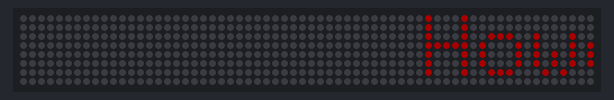
This sketch was run on a simulated Arduino Uno, built with avr-gcc and run on an emulated ATmega328P. Shown: 64×8 RGB LED matrix (first LED top left, wired row by row). Dim RGB values are drawn brighter than linear.

Above: at 1.46 s.
At 5.96 s:
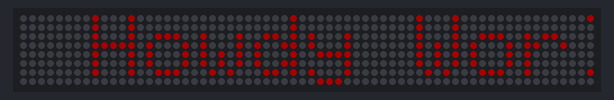
At 10.02 s:
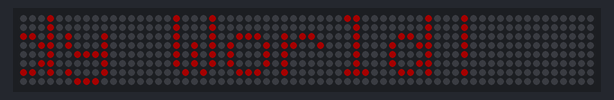
At 18.71 s:
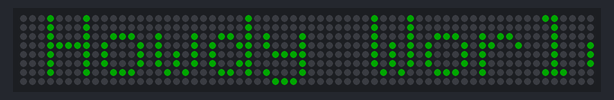
At 27.34 s:
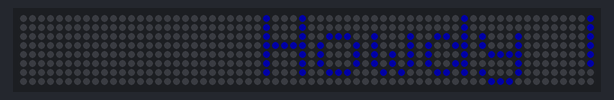
At 35.86 s:
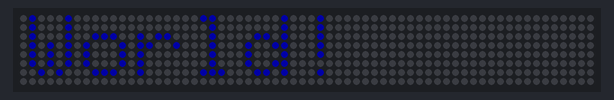

The sketch:

Neopixel_8x32_Display_TileTest.ino
```cpp
// Adafruit_NeoMatrix example for tiled NeoPixel matrices.  Scrolls
// 'Howdy' across three 10x8 NeoPixel grids that were created using
// NeoPixel 60 LEDs per meter flex strip.

#include <Adafruit_GFX.h>
#include <Adafruit_NeoMatrix.h>
#include <Adafruit_NeoPixel.h>
#ifndef PSTR
 #define PSTR // Make Arduino Due happy
#endif

#define PIN 6

// MATRIX DECLARATION:
// Parameter 1 = width of EACH NEOPIXEL MATRIX (not total display)
// Parameter 2 = height of each matrix
// Parameter 3 = number of matrices arranged horizontally
// Parameter 4 = number of matrices arranged vertically
// Parameter 5 = pin number (most are valid)
// Parameter 6 = matrix layout flags, add together as needed:
//   NEO_MATRIX_TOP, NEO_MATRIX_BOTTOM, NEO_MATRIX_LEFT, NEO_MATRIX_RIGHT:
//     Position of the FIRST LED in the FIRST MATRIX; pick two, e.g.
//     NEO_MATRIX_TOP + NEO_MATRIX_LEFT for the top-left corner.
//   NEO_MATRIX_ROWS, NEO_MATRIX_COLUMNS: LEDs WITHIN EACH MATRIX are
//     arranged in horizontal rows or in vertical columns, respectively;
//     pick one or the other.
//   NEO_MATRIX_PROGRESSIVE, NEO_MATRIX_ZIGZAG: all rows/columns WITHIN
//     EACH MATRIX proceed in the same order, or alternate lines reverse
//     direction; pick one.
//   NEO_TILE_TOP, NEO_TILE_BOTTOM, NEO_TILE_LEFT, NEO_TILE_RIGHT:
//     Position of the FIRST MATRIX (tile) in the OVERALL DISPLAY; pick
//     two, e.g. NEO_TILE_TOP + NEO_TILE_LEFT for the top-left corner.
//   NEO_TILE_ROWS, NEO_TILE_COLUMNS: the matrices in the OVERALL DISPLAY
//     are arranged in horizontal rows or in vertical columns, respectively;
//     pick one or the other.
//   NEO_TILE_PROGRESSIVE, NEO_TILE_ZIGZAG: the ROWS/COLUMS OF MATRICES
//     (tiles) in the OVERALL DISPLAY proceed in the same order for every
//     line, or alternate lines reverse direction; pick one.  When using
//     zig-zag order, the orientation of the matrices in alternate rows
//     will be rotated 180 degrees (this is normal -- simplifies wiring).
//   See example below for these values in action.
// Parameter 7 = pixel type flags, add together as needed:
//   NEO_RGB     Pixels are wired for RGB bitstream (v1 pixels)
//   NEO_GRB     Pixels are wired for GRB bitstream (v2 pixels)
//   NEO_KHZ400  400 KHz bitstream (e.g. FLORA v1 pixels)
//   NEO_KHZ800  800 KHz bitstream (e.g. High Density LED strip)

// Example with three 10x8 matrices (created using NeoPixel flex strip --
// these grids are not a ready-made product).  In this application we'd
// like to arrange the three matrices side-by-side in a wide display.
// The first matrix (tile) will be at the left, and the first pixel within
// that matrix is at the top left.  The matrices use zig-zag line ordering.
// There's only one row here, so it doesn't matter if we declare it in row
// or column order.  The matrices use 800 KHz (v2) pixels that expect GRB
// color data.
Adafruit_NeoMatrix matrix = Adafruit_NeoMatrix(64, 8, PIN,  NEO_MATRIX_TOP + NEO_MATRIX_LEFT + NEO_MATRIX_COLUMNS + NEO_MATRIX_ZIGZAG, NEO_GRB + NEO_KHZ800);

const uint16_t colors[] = {
  matrix.Color(255, 0, 0), matrix.Color(0, 255, 0), matrix.Color(0, 0, 255) };

void setup() {
  matrix.begin();
  matrix.setTextWrap(false);
  matrix.setBrightness(40);
  matrix.setTextColor(colors[0]);
}

int x    = matrix.width();
int pass = 0;

void loop() {
  matrix.fillScreen(0);
  matrix.setCursor(x, 0);
  matrix.print(F("Howdy World!"));
  if(--x < -36) {
    x = matrix.width();
    if(++pass >= 3) pass = 0;
    matrix.setTextColor(colors[pass]);
  }
  matrix.show();
  delay(10);
}
```
